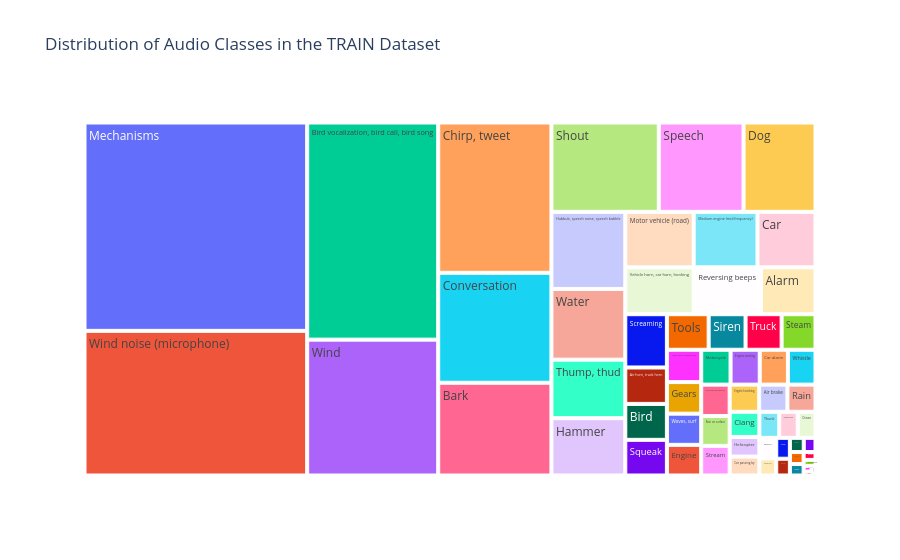

The notebook cell this image was saved under:
### Code cell
class_counts = pd_train['display_name'].value_counts().reset_index()
class_counts.columns = ['display_name', 'count']

fig = px.treemap(class_counts, 
                 path=['display_name'], 
                 values='count',
                 title='Distribution of Audio Classes in the TRAIN Dataset')

fig.show()

### Figure 1 — Plotly figure (JSON) as saved in the notebook; plotly's stock layout.template omitted (floating-point values rounded to 4 significant figures)
{"data": [{"branchvalues": "total", "domain": {"x": [0, 1], "y": [0, 1]}, "hovertemplate": "labels=%{label}<br>count=%{value}<br>parent=%{parent}<br>id=%{id}<extra></extra>", "ids": ["Air brake", "Air conditioning", "Air horn, truck horn", "Alarm", "Ambulance (siren)", "Bark", "Bird", "Bird vocalization, bird call, bird song", "Buzzer", "Car", "Car alarm", "Car passing by", "Chirp tone", "Chirp, tweet", "Clang", "Conversation", "Dog", "Domestic animals, pets", "Emergency vehicle", "Engine", "Engine knocking", "Engine starting", "Gears", "Hammer", "Heavy engine (low frequency)", "Helicopter", "Hubbub, speech noise, speech babble", "Light engine (high frequency)", "Mechanical fan", "Mechanisms", "Medium engine (mid frequency)", "Motor vehicle (road)", "Motorcycle", "Ocean", "Outside, urban or manmade", "Pulleys", "Rain", "Rain on surface", "Raindrop", "Reversing beeps", "Rumble", "Sailboat, sailing ship", "Screaming", "Ship", "Shout", "Siren", "Speech", "Squawk", "Squeak", "Steam", "Stream", "Thump, thud", "Thunk", "Tools", "Traffic noise, roadway noise", "Truck", "Vehicle horn, car horn, honking", "Water", "Waves, surf", "Whistle", "White noise", "Wind", "Wind noise (microphone)"], "labels": ["Air brake", "Air conditioning", "Air horn, truck horn", "Alarm", "Ambulance (siren)", "Bark", "Bird", "Bird vocalization, bird call, bird song", "Buzzer", "Car", "Car alarm", "Car passing by", "Chirp tone", "Chirp, tweet", "Clang", "Conversation", "Dog", "Domestic animals, pets", "Emergency vehicle", "Engine", "Engine knocking", "Engine starting", "Gears", "Hammer", "Heavy engine (low frequency)", "Helicopter", "Hubbub, speech noise, speech babble", "Light engine (high frequency)", "Mechanical fan", "Mechanisms", "Medium engine (mid frequency)", "Motor vehicle (road)", "Motorcycle", "Ocean", "Outside, urban or manmade", "Pulleys", "Rain", "Rain on surface", "Raindrop", "Reversing beeps", "Rumble", "Sailboat, sailing ship", "Screaming", "Ship", "Shout", "Siren", "Speech", "Squawk", "Squeak", "Steam", "Stream", "Thump, thud", "Thunk", "Tools", "Traffic noise, roadway noise", "Truck", "Vehicle horn, car horn, honking", "Water", "Waves, surf", "Whistle", "White noise", "Wind", "Wind noise (microphone)"], "name": "", "parents": ["", "", "", "", "", "", "", "", "", "", "", "", "", "", "", "", "", "", "", "", "", "", "", "", "", "", "", "", "", "", "", "", "", "", "", "", "", "", "", "", "", "", "", "", "", "", "", "", "", "", "", "", "", "", "", "", "", "", "", "", "", "", ""], "type": "treemap", "values": [409, 88, 809, 1364, 154, 5602, 798, 15182, 185, 1718, 525, 300, 39, 9082, 399, 6643, 3431, 23, 122, 561, 428, 543, 578, 2260, 476, 311, 3038, 89, 257, 24758, 1890, 2025, 546, 247, 1, 16, 407, 454, 17, 1682, 84, 105, 1183, 152, 5120, 700, 4040, 3, 792, 643, 450, 2305, 276, 792, 592, 684, 1710, 2788, 571, 513, 50, 9500, 17188]}], "layout": {"legend": {"tracegroupgap": 0}, "title": {"text": "Distribution of Audio Classes in the TRAIN Dataset"}}}
